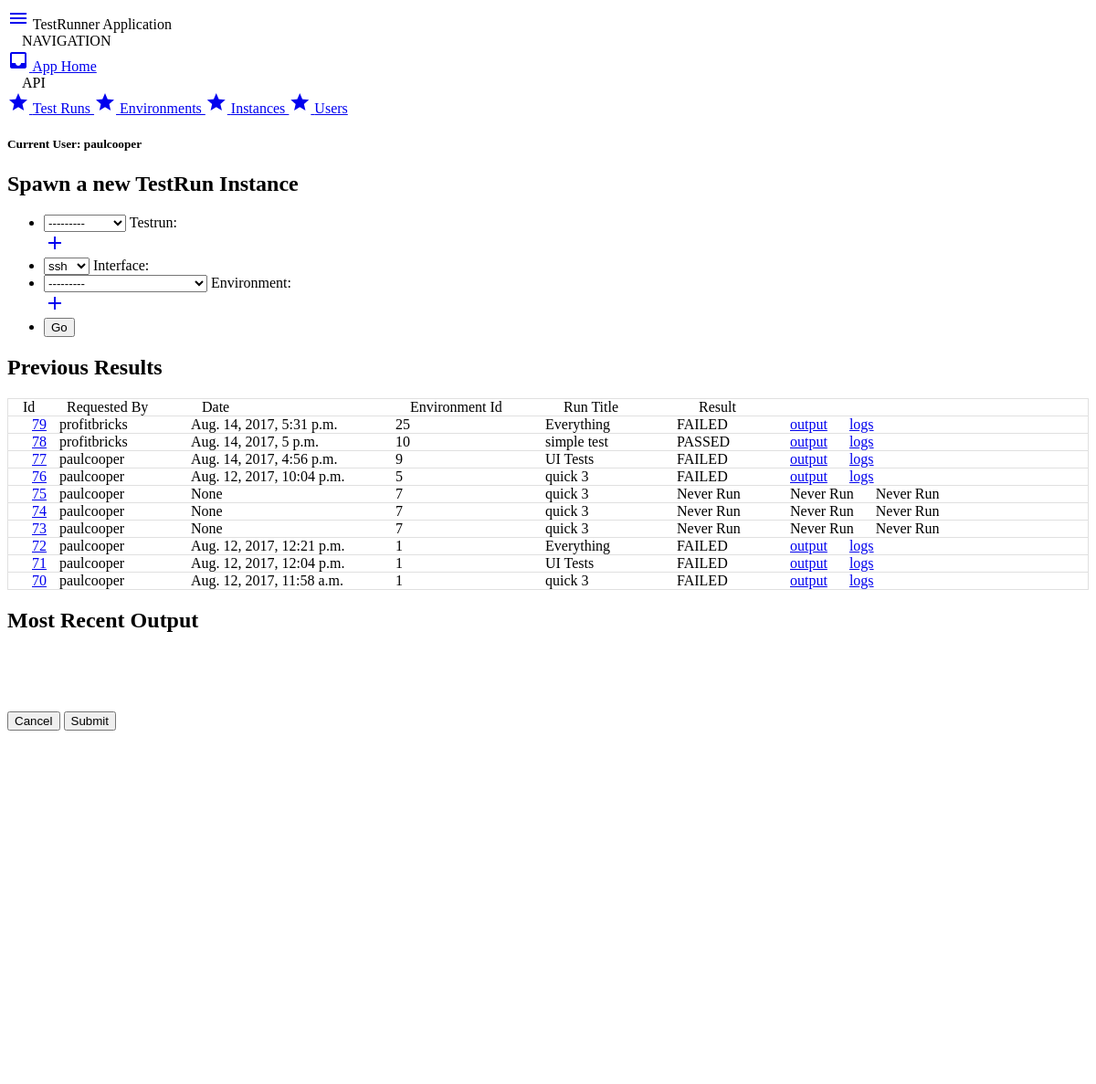
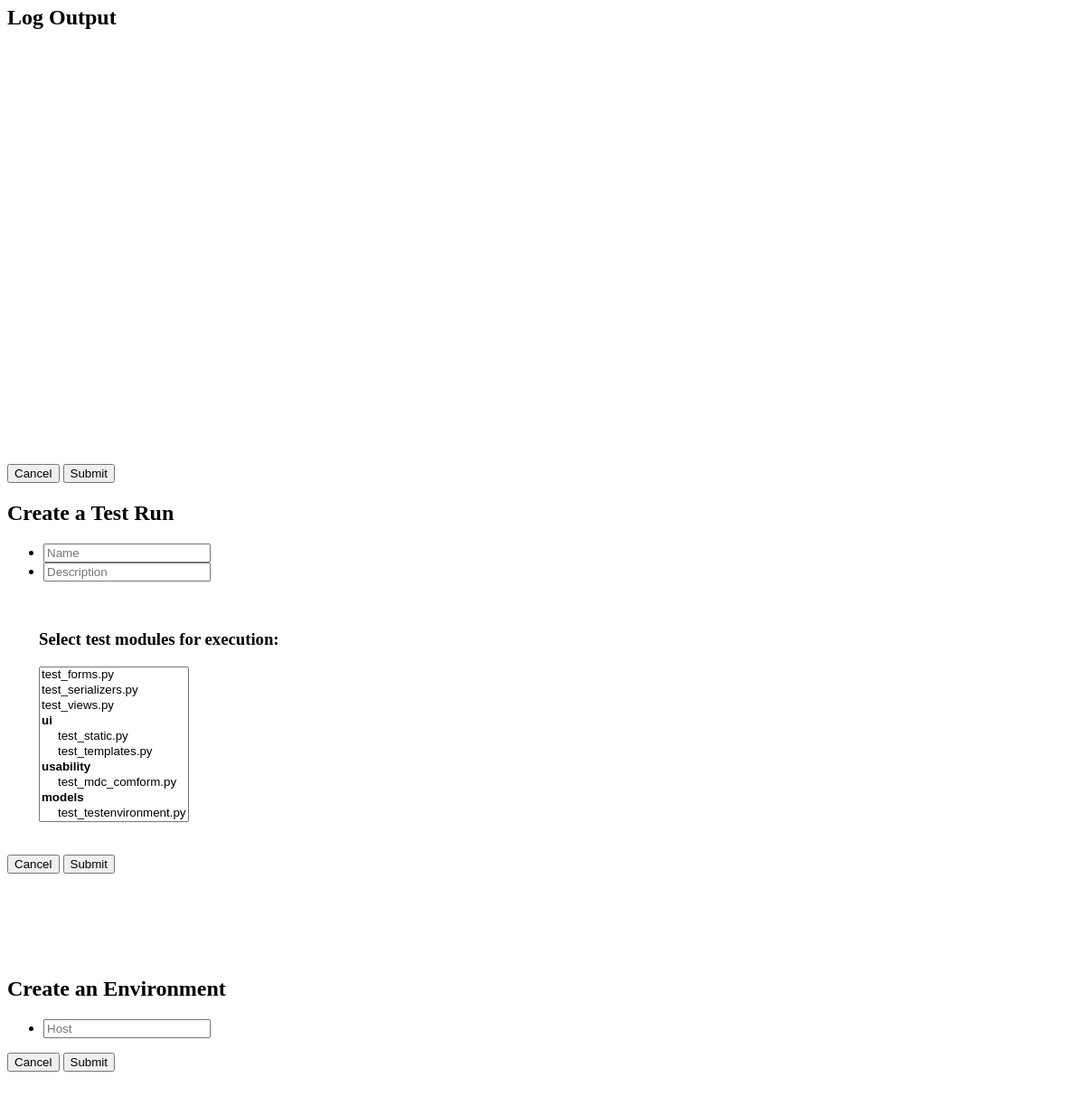
The app's page / (signed in) with its own data (2 pictures, top to bottom).
### testrunner/models.py (models this page shows, shortened)
class TestRunInstance(models.Model):
    requested_by = models.ForeignKey('auth.User', blank=True, null=True)
    testrun = models.ForeignKey(TestRun)
    status = models.CharField(  choices=STATUS_CHOICES,
                                default="stopped",
                                max_length=20 )
    interface = models.CharField( choices=INTERFACE_CHOICES,
                                  default='ssh',
                                  max_length=20 )
    environment = models.ForeignKey(TestEnvironment)
    result = models.CharField(  choices=RESULT_CHOICES,
                                max_length=20,
                                null=True )
    output = models.CharField(max_length=65000, null=True)
    executed_on = models.DateTimeField(null=True)
    created_on = models.DateTimeField(default=datetime.now)
    class Meta:
        app_label = "testrunner"
        ordering = ('-created_on', 'executed_on')

class TestEnvironment(models.Model):
    host = models.CharField(max_length=100, default='localhost')
    state = models.CharField(   choices=STATE_CHOICES,
                                max_length=20,
                                default='idle')
    class Meta:
        app_label = "testrunner"
    def __str__(self):
        return "id: {}, host: {}".format(self.id, self.host)

class TestRun(models.Model):
    class Meta:
        app_label = "testrunner"
    name = models.CharField(max_length=100)
    description = models.CharField(max_length=200, null=True)
    modules = models.ManyToManyField(TestModule, blank=False)
    """
    The below attributes should only be set by the system after a child
    TestRunInstance completes
    """
    last_run = models.DateTimeField(null=True)
    last_result = models.CharField( choices=RESULT_CHOICES,
                                    max_length=20,
                                    null=True )
    created_by = models.ForeignKey( 'auth.User',
                                    related_name='testruns',
                                    on_delete=models.CASCADE,
                                    null=False )
    created_on = models.DateTimeField(default=datetime.now)
    def __str__(self):
        return self.name

### testrunner/views.py (the view)
# urls.py: url(r'^$', views.create_instance),
@login_required
def create_instance(request):
    context = {}
    template = 'testrunner/create_instance.html'
    testruns = TestRunInstance.objects.all()
    testenv_form = TestEnvironmentForm(request.POST)
    tmodules = get_test_modules('testrunner/tests')
    fs_hierarchy = create_hierarchy(tmodules)
    if request.method == 'POST':
        instance_form = TestRunInstanceForm(request.POST)
        testrun_form = TestRunForm(request.POST)
        if instance_form.is_valid():
            form = instance_form.save(commit=False)
            form.requested_by = request.user
            form.save()
            testrun_instance = TestRunInstance.objects.latest('id')
            modules = testrun_instance.testrun.modules.all()
            context.update({
                'testrun_current':testrun_instance,
                'modules':modules,
            })
    else:
        instance_form = TestRunInstanceForm(
            initial={'testrun': request.GET.get('tr', 0)},
            label_suffix=':')
        testrun_form = TestRunForm()
        context.update({
            'form': instance_form,
            'trform': testrun_form,
            'teform': testenv_form,
        })
    context.update({
        'testruns': testruns,
        'files': fs_hierarchy,
    })
    return render(request, template, context)

### testrunner/forms.py
class TestRunInstanceForm(ModelForm):
    class Meta:
        model = TestRunInstance
        fields = ['testrun', 'interface', 'environment']

class TestRunForm(ModelForm):
    modules = forms.ModelMultipleChoiceField(queryset=TestModule.objects.all())
    class Meta:
        model = TestRun
        fields = ['name', 'description', 'modules']

### testrunner/helpers.py (called while the page is built)
def get_test_modules(root_dir):
    modules = list()
    dir = {}
    if os.path.isdir(root_dir):
        cwd = os.getcwd()
        os.chdir(root_dir)
        for root, dir, files in os.walk('.'):
            modules += ["{}{}{}".format(root,os.sep,f) \
                for f in files if f.startswith("test_") \
                               and not f.endswith(".pyc")]
        os.chdir(cwd)
    return modules

def create_hierarchy(files):
    if len(files) is 0:
        print('emtpy files list')
        return None
    fs = dict()
    start = files[0].rfind(os.sep) + 1
    for f in files:
        folders = f[start:].split(os.sep)
        subdir = dict.fromkeys(folders)
        subdir_c = subdir.copy()
        try:
            for i in reversed(folders[1:]):
                d = { i: subdir_c[i] }
                p_key = folders[folders.index(i)-1]
                subdir_c[p_key] = d
                del subdir_c[i]
        except Exception as e:
            print(e)
        item = list(subdir_c.items())[0]
        if item[0] in fs.keys():
            fs[item[0]].update(item[1])
        else:
            fs.update(list(subdir_c.items()))
    return fs

### testrunner/templates/testrunner/create_instance.html (shortened to what this page needs)
{% extends "base.html" %}
{% load widget_tweaks %}
{% block pagetitle %}
TestRunner Application
{% endblock %}
{% block content %}
{% if form %}
<h2 id="mdc-dialog-with-list-label" class="mdc-dialog__header__title">
  Spawn a new TestRun Instance
</h2>
<form action="#" method="POST" id="instance-form">
  <ul class="mdc-list tr-form-list">
    <li class='mdc-list-item'>
      <div class="mdc-form-field mdc-form-field--align-end">
        {{ form.testrun|attr:"class:mdc-select" }}
        <label for="{{field.name}}">
          {{ form.testrun.label }}{{ form.label_suffix}}
        </label>
      </div>
      <span class="mdc-list-item__end-detail">
        <a  href="#"
            role="button"
            class="material-icons"
            aria-label="Add"
            id="tr-form-show">
          <i class="material-icons">add</i>
        </a>
      </span>
    </li>
    <li class='mdc-list-item'>
      <div class="mdc-form-field mdc-form-field--align-end">
        {{ form.interface|attr:"class:mdc-select" }}
        <label for="{{field.name}}">
          {{ form.interface.label }}{{ form.label_suffix}}
        </label>
      </div>
    </li>
    <li class='mdc-list-item'>
      <div class="mdc-form-field mdc-form-field--align-end">
        {{ form.environment|attr:"class:mdc-select" }}
        <label for="{{field.name}}">
          {{ form.environment.label }}{{ form.label_suffix}}
        </label>
      </div>
      <span class="mdc-list-item__end-detail">
        <a  href="#"
            role="button"
            class="material-icons"
            aria-label="Add"
            id="te-form-show">
          <i class="material-icons">add</i>
        </a>
      </span>
    </li>
    <li class='mdc-list-item'>
      <div class="mdc-form-field">
        <button type="submit" class="mdc-button mdc-button--raised mdc-button--primary">
          Go
        </button>
      </div>
    </li>
  </ul>
</form>
{% endif %}
{% endblock %}
{% block display %}
{% include "testrunner/previous.html" with testruns=testruns %}
{% endblock %}
{% block modals %}
{% include "testrunner/modals/testrun.html" with trform=trform files=files %}
{% include "testrunner/modals/testenvironment.html" with teform=teform %}
{% endblock %}

### testrunner/templates/base.html (shortened to what this page needs)
{% load static %}
<!DOCTYPE html>
<html class="mdc-typography">
  <head>
    <link
      rel="stylesheet"
      href="https://unpkg.com/material-components-web@latest/dist/material-components-web.min.css">
  </head>
  <body>
    <header class="mdc-toolbar mdc-toolbar--fixed">
      <div class="mdc-toolbar__row">
        <section class="mdc-toolbar__section mdc-toolbar__section--align-start">
          <span class="menu-show">
            <a href="#" class="mdc-toolbar__icon--menu mdc-ripple-surface"
              aria-label="Click to show the navigation menu"
              aria-controls="testrunner-nav-menu"
              data-mdc-auto-init="MDCRipple"
              data-mdc-ripple-is-unbounded>
              <i class="material-icons">menu</i></a>
          </span>
          <span class="mdc-toolbar__title">
            {% block pagetitle %}{% endblock %}</span>
        </section>
      </div>
    </header>
    <aside class="mdc-temporary-drawer mdc-typography">
      <nav class="mdc-temporary-drawer__drawer">
        <header class="mdc-temporary-drawer__header">
          <div class="mdc-temporary-drawer__header-content">
            Navigation
          </div>
        </header>
        <nav class="mdc-temporary-drawer__content mdc-list">
          <a class="mdc-list-item mdc-temporary-drawer--selected" href="/">
            <i class="material-icons mdc-list-item__start-detail" aria-hidden="true">inbox</i>
            App Home
          </a>
        </nav>
        <header class="mdc-temporary-drawer__header">
          <div class="mdc-temporary-drawer__header-content">
            API
          </div>
        </header>
        <nav class="mdc-temporary-drawer__content mdc-list">
          <a class="mdc-list-item" href="{% url 'api-testruns' %}">
            <i class="material-icons mdc-list-item__start-detail" aria-hidden="true">star</i>
            Test Runs
          </a>
          <a class="mdc-list-item" href="{% url 'api-envs' %}">
            <i class="material-icons mdc-list-item__start-detail" aria-hidden="true">star</i>
            Environments
          </a>
          <a class="mdc-list-item" href="{% url 'api-instances' %}">
            <i class="material-icons mdc-list-item__start-detail" aria-hidden="true">star</i>
            Instances
          </a>
          <a class="mdc-list-item" href="{% url 'api-users' %}">
            <i class="material-icons mdc-list-item__start-detail" aria-hidden="true">star</i>
            Users
          </a>
        </nav>
      </nav>
    </aside>
    <main class="mdc-toolbar-fixed-adjust">
      <section class="tr-section__user">
        <h5>Current User: {{ user }}</h5>
      </section>
      <div class="mdc-card tr-form-card">
        <section class="mdc-card__primary">
          {% block content %}
          {% endblock %}
        </section>
      </div>
      <div class="mdc-card">
        <section class="mdc-card__primary">
          {% block display %}
          {% endblock %}
        </section>
      </div>
    </main>
    {% load static %}
    {% block modals %}
    {% endblock %}
  </body>
</html>

### testrunner/templates/testrunner/previous.html (shortened to what this page needs)
<header>
  <h2 class="mdc-dialog__header__title">
    Previous Results
  </h2>
</header>
<section>
    <ul class="mdc-list bordered-list">
      <li class="mdc-list-item">
          <span class="mdc-grid-tile__title prev-list-col-1" style="min-width:44px;">Id</span>
          <span class="mdc-grid-tile__title prev-list-col-2" style="min-width:144px;">Requested By</span>
          <span class="mdc-grid-tile__title prev-list-col-3" style="min-width:224px;">Date </span>
          <span class="mdc-grid-tile__title prev-list-col-4" style="min-width:164px;">Environment Id</span>
          <span class="mdc-grid-tile__title prev-list-col-5" style="min-width:144px;">Run Title</span>
          <span class="mdc-grid-tile__title prev-list-col-6">Result</span>
      </li>
      {% for run in testruns %}
      <li class="mdc-list-item" id="list-previous-instances">
        <span class="prev-list-col-1"><a href="{% url 'display-instance' run.id %}">{{ run.id }}</a>
        <span class="prev-list-col-2">{{ run.requested_by.username }}</span>
        <span class="prev-list-col-3">{{ run.executed_on }}</span>
        <span class="prev-list-col-4">{{ run.environment.id }}</span>
        <span class="prev-list-col-5">{{ run.testrun.name }}</span>
        <span class="prev-list-col-6">{% if run.result %} {{run.result}} {% else %} Never Run {% endif %}</span>
        <span class="prev-list-col-7">
          {% if run.output %} <a href="#" id="show-output-{{ run.id }}" onclick="load_output({{run.id}});">output</a> {% else %} Never Run {% endif %}
        </span>
        <span class="prev-list-col-8">
          {% if run.result %} <a href="#" id="show-logs-{{ run.id }}" onclick="load_logs({{run.id}});">logs</a> {% else %} Never Run {% endif %}
        </span>
      </li>
      {% endfor %}
    </ul>
</section>
{% include "testrunner/modals/testoutput.html" with trform=trform files=files %}
{% include "testrunner/modals/testlogs.html" with teform=teform %}

### testrunner/templates/base.html (style rules this page uses)
.mdc-temporary-drawer__header { text-transform: uppercase; padding-left: 16px; }
.bordered-list { padding-right: 0; padding-left: 0; }
.bordered-list .mdc-list-item { padding: 0 16px; border: 1px solid rgba(0, 0, 0, .12); }
.bordered-list .mdc-list-item:not(:first-child) { border-top: none; }
.tr-form-list { max-width: 428px; }
.tr-form-list label { min-width: 120px; }
#list-previous-instances span { margin:0 10px; }
.mdc-list-item span { display: inline-block; }
.prev-list-col-1 { min-width: 28px; }
.prev-list-col-2 { min-width: 120px; }
.prev-list-col-3 { min-width: 200px; }
.prev-list-col-4 { min-width: 140px; }
.prev-list-col-5 { min-width: 120px; }
.prev-list-col-6 { min-width: 100px; }

### records on screen
TestRunInstance: id "79", requested_by.username "profitbricks", executed_on "Aug. 14, 2017, 5:31 p.m.", environment.id "25", testrun.name "Everything", result "FAILED"
TestRunInstance: id "78", requested_by.username "profitbricks", executed_on "Aug. 14, 2017, 5 p.m.", environment.id "10", testrun.name "simple test", result "PASSED"
TestRunInstance: id "77", requested_by.username "paulcooper", executed_on "Aug. 14, 2017, 4:56 p.m.", environment.id "9", testrun.name "UI Tests", result "FAILED"
TestRunInstance: id "76", requested_by.username "paulcooper", executed_on "Aug. 12, 2017, 10:04 p.m.", environment.id "5", testrun.name "quick 3", result "FAILED"
TestRunInstance: id "75", requested_by.username "paulcooper", executed_on "None", environment.id "7", testrun.name "quick 3", shows "Never Run"
TestRunInstance: id "74", requested_by.username "paulcooper", executed_on "None", environment.id "7", testrun.name "quick 3", shows "Never Run"
TestRunInstance: id "73", requested_by.username "paulcooper", executed_on "None", environment.id "7", testrun.name "quick 3", shows "Never Run"
TestRunInstance: id "72", requested_by.username "paulcooper", executed_on "Aug. 12, 2017, 12:21 p.m.", environment.id "1", testrun.name "Everything", result "FAILED"
TestRunInstance: id "71", requested_by.username "paulcooper", executed_on "Aug. 12, 2017, 12:04 p.m.", environment.id "1", testrun.name "UI Tests", result "FAILED"
TestRunInstance: id "70", requested_by.username "paulcooper", executed_on "Aug. 12, 2017, 11:58 a.m.", environment.id "1", testrun.name "quick 3", result "FAILED"

### other values on screen
{{ user }} "paulcooper"
